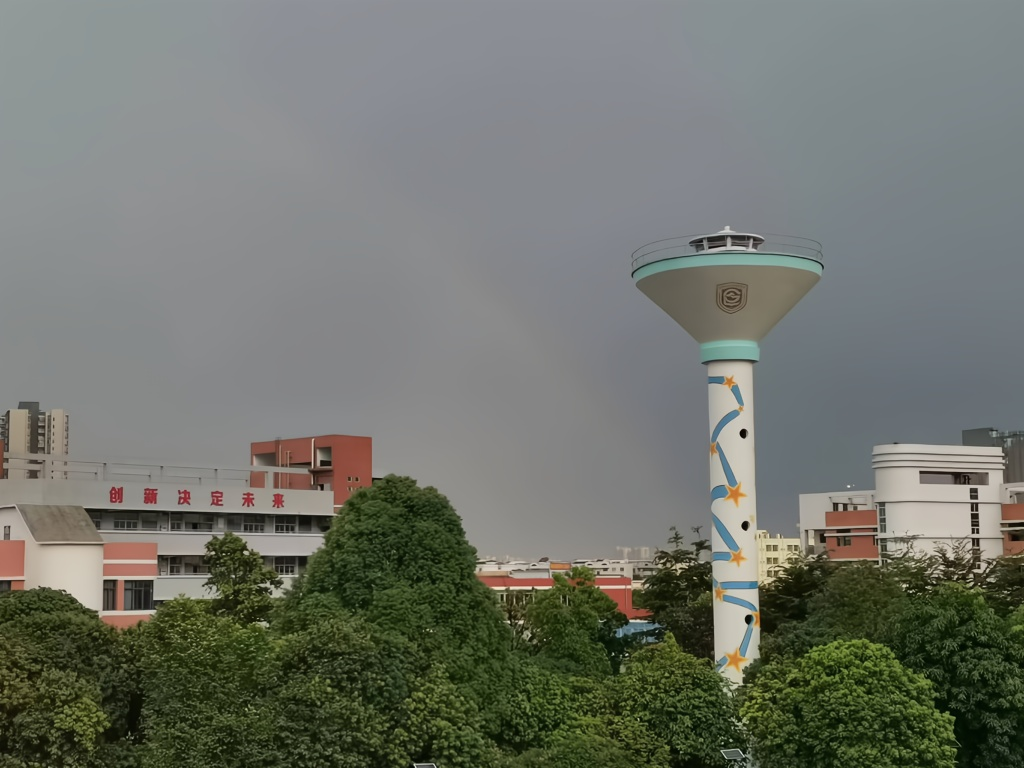
//> input picture 开课吧opencv_demo/threshold/1.jpg, 1024 x 768 px
$ ./threshold   (built with g++ and OpenCV 4)
//> lines starting //> are read from the running program, lines starting //| are printed output that depends on the picture; after the words box and inside, x2 and y2 are one past the last pixel; in counts of white or black regions, pixels touching at a corner belong together
#include <opencv2/opencv.hpp>
#include <iostream>
using namespace std;
using namespace cv;

/*
    固定阈值，进行全局阈值处理，针对亮暗区分明显的使用方法
    自适应阈值，前后景区分不明显，获取轮廓的方式
    双阈值化，通过大小阈值的两次操作，找到图片中的关键信息
    半阈值化，主要用于拿到图片中的诸如文字等特征明显的信息

*/

int main()
{
    Mat srcImg = imread("./1.jpg", IMREAD_GRAYSCALE);
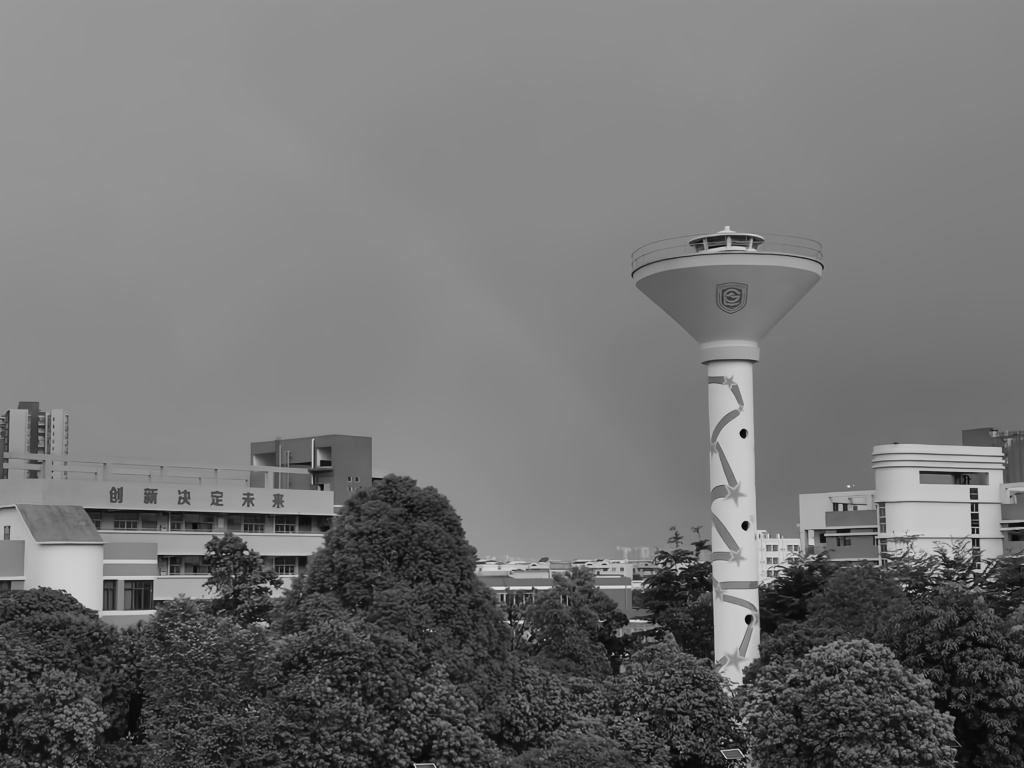
//> srcImg: 768 rows x 1024 cols, CV_8UC1; min 3, max 233, mean 113.6
    // 根据填写阈值进行处理，根据输入的type类型进行阈值处理
    Mat resultImg;
    /*
    *   THRESH_BINARY       二值化，超过阈值，保留为白色
        THRESH_BINARY_INV   反二值化，与上面想法
        THRESH_TRUNC        超过阈值的部分，保留到阈值
        THRESH_TOZERO       不足阈值的部分，请0，超过阈值的部分保留
        THRESH_TOZERO_INV   不足阈值的保留，超过，清0
        THRESH_MASK
        THRESH_OTSU         是否使用otsu方法
        THRESH_TRIANGLE
    */
    threshold(srcImg, resultImg, 138, 255, THRESH_TOZERO | THRESH_OTSU);
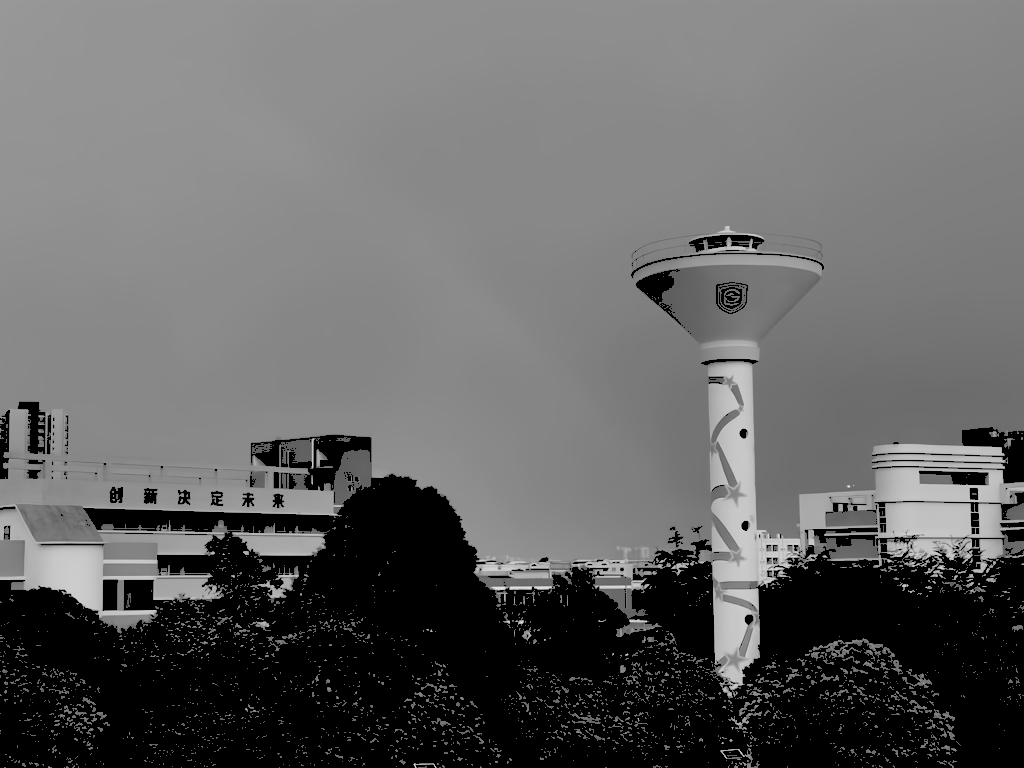
//> resultImg: 768 rows x 1024 cols, CV_8UC1; min 0, max 233, mean 100

    Mat adaResult;
    /*
    * 自适应阈值化
    * ADAPTIVE_THRESH_MEAN_C    平均计算
    * ADAPTIVE_THRESH_GAUSSIAN_C 高斯算法，计算当前值距离，通过高斯方差拿到结果
    */
    adaptiveThreshold(srcImg, adaResult, 255, ADAPTIVE_THRESH_MEAN_C, THRESH_BINARY, 11, 2);
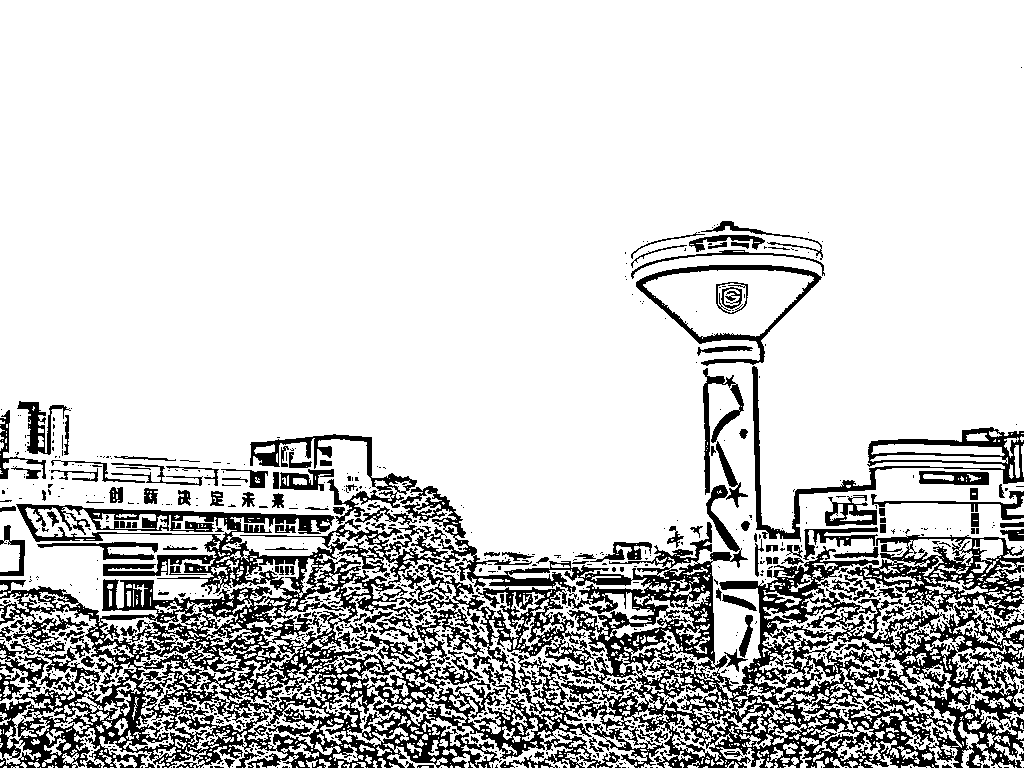
//> adaResult: 768 rows x 1024 cols, CV_8UC1; 81.3% white; 920 black regions (744 under 20 px), largest, box (x1, y1, x2, y2) and area: (0, 485, 1024, 768) 111669, (752, 366, 1024, 542) 4436, (250, 434, 417, 524) 2445


    imshow("src", srcImg);
    imshow("result", resultImg);
    imshow("adaResult", adaResult);
    waitKey(0);
    return 0;
}
